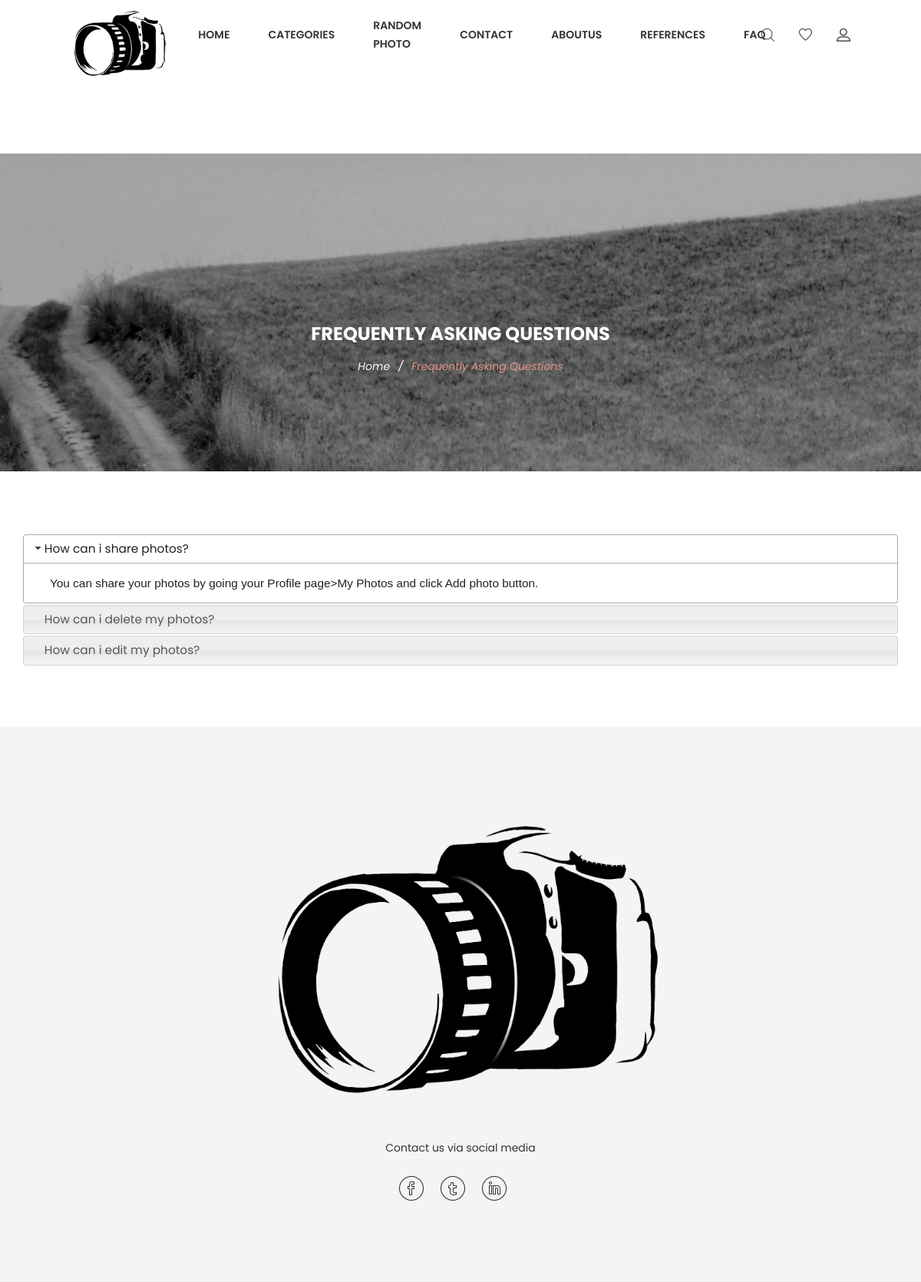
Screenshot of /faq/ (signed in) with the database file from the repository.
### home/models.py (models this page shows, shortened)
class FAQ(models.Model):
    STATUS = (
        ('True', 'Evet'),
        ('False', 'Hayır'),
    )
    ordernumber = models.IntegerField()
    question = models.CharField(max_length=150)
    answer = models.TextField()
    status = models.CharField(max_length=10, choices=STATUS)
    create_at = models.DateTimeField(auto_now_add=True)
    update_at = models.DateTimeField(auto_now=True)

### home/views.py (the view)
# urls.py: path('faq/', views.faq, name='faq')
def faq(request):
    fq = FAQ.objects.filter(status='True').order_by('ordernumber')
    context = {'faq': fq}
    context.update(common())
    return render(request, 'Pages/faqPage.html', context)

### globals.py (called while the page is built)
def common():
    setting = Setting.objects.get(pk=1)
    category = Category.objects.all()
    return {'setting': setting,
            'category': category}

### home/templates/Pages/faqPage.html (shortened to what this page needs)
{% extends 'HomeBase.html' %}
{% block body %}
    <div class="ht__bradcaump__area bg-image--5">
        <div class="container">
            <div class="row">
                <div class="col-lg-12">
                    <div class="bradcaump__inner text-center">
                        <h2 class="bradcaump-title">Frequently Asking Questions</h2>
                        <nav class="bradcaump-content">
                            <a class="breadcrumb_item" href="/">Home</a>
                            <span class="brd-separetor">/</span>
                            <span class="breadcrumb_item active">Frequently Asking Questions</span>
                        </nav>
                    </div>
                </div>
            </div>
        </div>
    </div>
    <section class="section-padding--lg bg--white">
        <div class="container">
            <div class="col-lg-12">
                <div id="accordion">
                    {% for fq in faq %}
                    <h3>{{ fq.question }}</h3>
                    <div>
                        <p>
                            {{ fq.answer }}
                        </p>
                    </div>
                    {% endfor %}
                </div>
            </div>
        </div>
    </section>
{% endblock %}

### rows the page displays
FAQ: question "How can i share photos?", answer "You can share your photos by going your Profile page>My Photos and click Add photo button."
FAQ: question "How can i delete my photos?"
FAQ: question "How can i edit my photos?"
